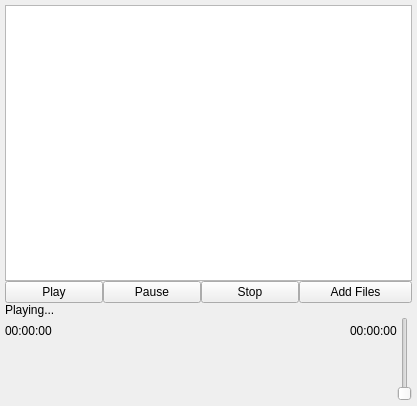
<?xml version="1.0" encoding="UTF-8"?>
<ui version="4.0">
 <class>PlayerUI</class>
 <widget class="QWidget" name="PlayerUI">
  <property name="geometry">
   <rect>
    <x>0</x>
    <y>0</y>
    <width>417</width>
    <height>406</height>
   </rect>
  </property>
  <property name="windowTitle">
   <string>Form</string>
  </property>
  <layout class="QGridLayout" name="gridLayout" rowstretch="1,0,0,0,0,0" columnstretch="0,0,0,0,0">
   <property name="leftMargin">
    <number>5</number>
   </property>
   <property name="topMargin">
    <number>5</number>
   </property>
   <property name="rightMargin">
    <number>5</number>
   </property>
   <property name="bottomMargin">
    <number>5</number>
   </property>
   <property name="spacing">
    <number>0</number>
   </property>
   <item row="3" column="0">
    <widget class="QLabel" name="labelTimeElapsed">
     <property name="text">
      <string>00:00:00</string>
     </property>
    </widget>
   </item>
   <item row="1" column="3" colspan="2">
    <widget class="QPushButton" name="buttonAddFiles">
     <property name="text">
      <string>Add Files</string>
     </property>
    </widget>
   </item>
   <item row="3" column="3" alignment="Qt::AlignRight">
    <widget class="QLabel" name="labelTimeTotal">
     <property name="text">
      <string>00:00:00</string>
     </property>
    </widget>
   </item>
   <item row="3" column="4" rowspan="3">
    <widget class="QSlider" name="sliderVolume">
     <property name="orientation">
      <enum>Qt::Vertical</enum>
     </property>
    </widget>
   </item>
   <item row="3" column="1" colspan="2">
    <spacer name="horizontalSpacer">
     <property name="orientation">
      <enum>Qt::Horizontal</enum>
     </property>
     <property name="sizeHint" stdset="0">
      <size>
       <width>40</width>
       <height>20</height>
      </size>
     </property>
    </spacer>
   </item>
   <item row="1" column="1">
    <widget class="QPushButton" name="buttonPause">
     <property name="text">
      <string>Pause</string>
     </property>
    </widget>
   </item>
   <item row="5" column="0" colspan="4">
    <spacer name="horizontalSpacer_2">
     <property name="orientation">
      <enum>Qt::Horizontal</enum>
     </property>
     <property name="sizeHint" stdset="0">
      <size>
       <width>40</width>
       <height>20</height>
      </size>
     </property>
    </spacer>
   </item>
   <item row="0" column="0" colspan="5">
    <widget class="QListView" name="listView">
     <property name="acceptDrops">
      <bool>true</bool>
     </property>
     <property name="editTriggers">
      <set>QAbstractItemView::NoEditTriggers</set>
     </property>
     <property name="dragEnabled">
      <bool>true</bool>
     </property>
     <property name="dragDropOverwriteMode">
      <bool>false</bool>
     </property>
     <property name="dragDropMode">
      <enum>QAbstractItemView::InternalMove</enum>
     </property>
     <property name="defaultDropAction">
      <enum>Qt::TargetMoveAction</enum>
     </property>
     <property name="selectionMode">
      <enum>QAbstractItemView::ExtendedSelection</enum>
     </property>
     <property name="textElideMode">
      <enum>Qt::ElideRight</enum>
     </property>
     <property name="movement">
      <enum>QListView::Free</enum>
     </property>
     <property name="viewMode">
      <enum>QListView::ListMode</enum>
     </property>
    </widget>
   </item>
   <item row="1" column="2">
    <widget class="QPushButton" name="buttonStop">
     <property name="text">
      <string>Stop</string>
     </property>
    </widget>
   </item>
   <item row="1" column="0">
    <widget class="QPushButton" name="buttonPlay">
     <property name="text">
      <string>Play</string>
     </property>
    </widget>
   </item>
   <item row="4" column="0" colspan="4">
    <widget class="CustomSlider" name="visualTimeline" native="true"/>
   </item>
   <item row="2" column="0" colspan="5">
    <widget class="QLabel" name="labelSongName">
     <property name="text">
      <string>Playing...</string>
     </property>
    </widget>
   </item>
  </layout>
 </widget>
 <customwidgets>
  <customwidget>
   <class>CustomSlider</class>
   <extends>QWidget</extends>
   <header>customslider.h</header>
   <container>1</container>
  </customwidget>
 </customwidgets>
 <resources/>
 <connections/>
</ui>
